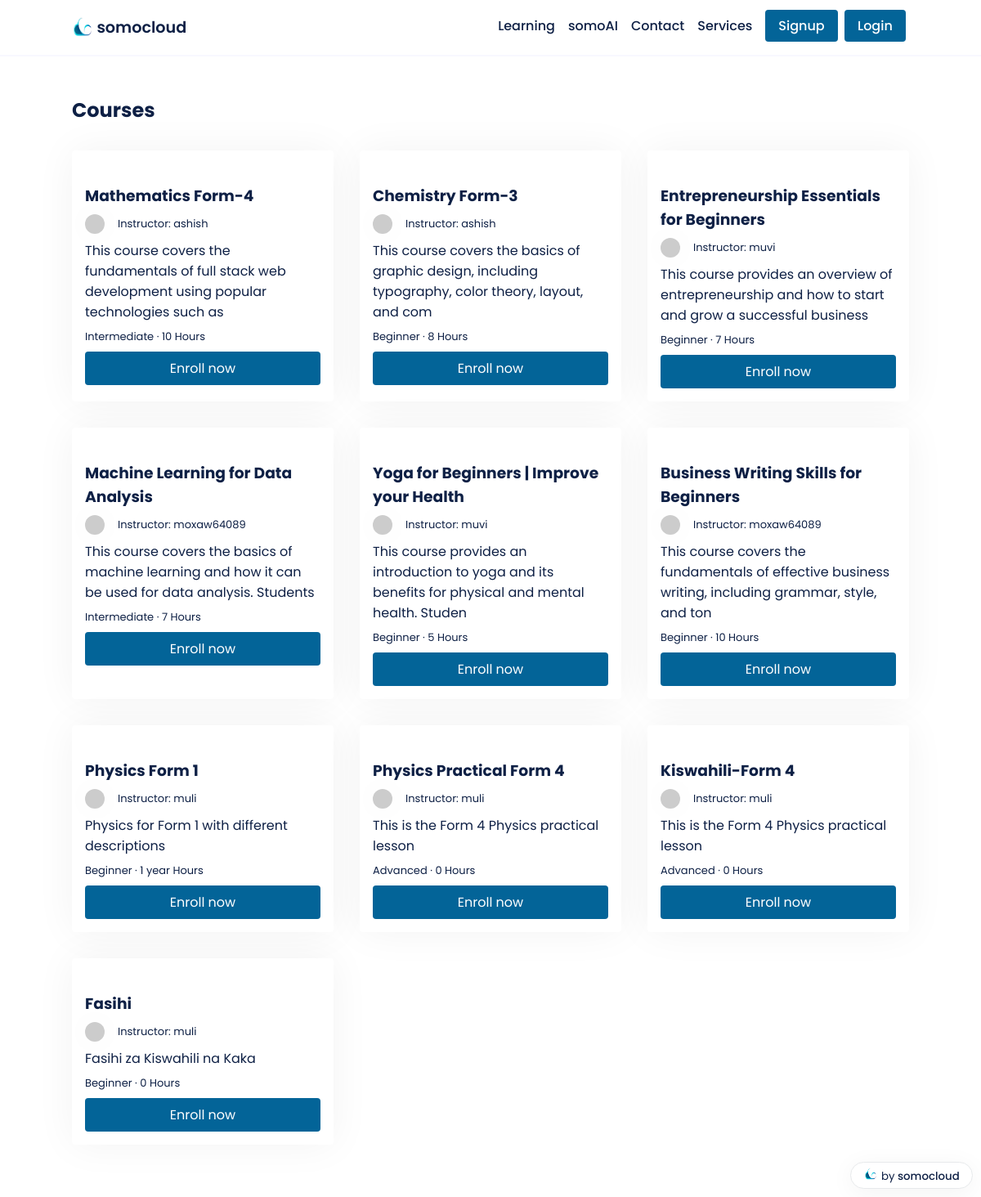
Page /courses/ on the committed database.
### main/models.py (models this page shows, shortened)
class Course(models.Model):
    LEVEL_CHOICES = [
        ('Beginner', 'Beginner'),
        ('Intermediate', 'Intermediate'),
        ('Advanced', 'Advanced')
    ]
    id = models.AutoField(primary_key=True)
    title = models.CharField(max_length=255)
    slug = models.SlugField(unique=True)
    description = models.TextField()
    course_document = models.FileField(upload_to='course_documents/', blank=True, null=True)
    thumbnail = CloudinaryField('thumbnail', blank=True, null=True)
    featured_video = CloudinaryField('featured_video', blank=True, null=True)
    instructor = models.ForeignKey(User, on_delete=models.CASCADE, related_name='courses', default=None)
    created_at = models.DateTimeField(auto_now_add=True)
    updated_at = models.DateTimeField(auto_now=True)
    level = models.CharField(max_length=20, choices=LEVEL_CHOICES, default='Beginner')
    duration = models.CharField(max_length=10, default='0')
    category = models.CharField(max_length=255, default="uncategorized")
    price = models.DecimalField(max_digits=8, decimal_places=2, default=0.00)
    discount = models.DecimalField(max_digits=5, decimal_places=2, default=0.00)
    requirements = models.TextField(help_text='Enter the requirements for the course, separated by a comma.',
                                    default='')
    content = models.TextField(help_text='Enter the course content, separated by a comma.', default='')
    lesson_title = models.CharField(max_length=255, default='Lesson')
    lesson_video = CloudinaryField('lesson_video', null=True)
    students = models.ManyToManyField(User, related_name='enrolled_courses', blank=True)

### main/views.py (the view)
# urls.py: path('courses/', views.courses, name='courses'),
def courses(request):
    courses = Course.objects.all()
    return render(request, 'courses.html', {'courses': courses})

### templates/courses.html (shortened to what this page needs)
{% extends 'base.html' %}
{% load static %}
{% block content %}
<section class="">
    <div class="container">
        <h2 style='font-size: 1.5rem;'>Courses</h2>
        <div class="courses">
            {% for course in courses %}
<div class="course">
    <div class="course-thumbnail">
    </div>
    <div class="course-details">
        <a href="{% url 'course_details' instructor=course.instructor slug=course.slug %}"><h3>{{ course.title|slice:":80" }}</h3></a>
        <p style="display: inline-flex; column-gap: 1rem; justify-content: center; align-items: center;" class="instructor">
            <img class="instructor-img" src="https://api.dicebear.com/5.x/shapes/svg?seed={{ course.instructor }}">
            Instructor: {{ course.instructor }}
        </p>
        <p class="course-desc">{{ course.description|slice:":100" }}</p>
        <p class="course-lvl-time">
            {{ course.level }} &middot; {{ course.duration }} Hours
        </p>
        <a href="{% url 'course_details' instructor=course.instructor slug=course.slug %}" class="btn enroll-btn">Enroll now</a>
    </div>
</div>
{% endfor %}
        </div>
    </div>
</section>
{% endblock content %}

### templates/base.html (shortened to what this page needs)
{% load static %}
<!DOCTYPE html>
<html lang="en">
<head>
    <link rel="stylesheet" href="{% static 'css/style.css' %}">
</head>
<body>
    <header>
        <nav class='container'>
            <span>
                <a href='/'>
                    <div style='display: flex; justify-content: baseline; column-gap: .3rem'>
                    <img src='{% static 'img/logo.png' %}'>
                    <span>somocloud</span>
                    </div>
                </a>
            </span>
            <ul>
                <li><a href = '/'>Learning</a></li>
                <li><a href = '/about'>somoAI</a></li>
                <li><a href = '/contact'>Contact</a></li>
                <li>
                    <a style="display: flex;" class="desktop-categories-btn" href="javascript:void(0);">
                        Services
                    </a>
                </li>
                <li>
                    {% if user.is_authenticated %}
                    <a class='btn' href='/dashboard/home'>Dashboard</a>&nbsp
                    {% else %}
                    <a class='btn' href='/accounts/signup/'>Signup</a>&nbsp
                    {% endif %}
                    {% if user.is_authenticated %}
                    <a class='btn' href='/accounts/logout/'>Logout</a>
                    {% else %}
                    <a class='btn' href='/accounts/login/'>Login</a>&nbsp
                    {% endif %}
                </li>
            </ul>
        </nav>
    </header>
    <main>{% block content %}{% endblock content %}</main>
    <a href='about/' target='_blank'>
        <div class='ashish-credits'>
            <img class="icons" alt='heart' style='height: 1rem; width: 1rem; cursor: pointer;' src='{% static 'img/logo.png' %}'>
            <span style="margin-top: .1rem;" class='text'>by
                <span class='name' style='font-weight: 500;'>somocloud</span>
            </span>
        </div>
    </a>
</body>
</html>

### static/css/style.css (style rules this page uses)
* { font-family: 'Poppins'; margin: 0; padding: 0; box-sizing: border-box; scroll-behavior: smooth; scroll-padding-top: 2rem; }
body { color: #0e2045; background: #fff; display: flex; flex-direction: column; min-height: 100vh; }
main { flex: 1; }
img { width: 100%; }
section { padding: 3rem 0 2rem; }
a { text-decoration: none; color: #0e2045; }
.btn { background-color: #036498; border-radius: 4px; padding: .5rem 1rem; border: none; color: #fff; transition: transform .2s ease-in-out; }
.container { max-width: 1024px; margin: auto; width: 100%; }
header { border-bottom: 2px solid #f8f8ff; }
nav { display: flex; justify-content: space-between; padding: 1.2rem 0; font-weight: 500; }
nav span { font-size: 1.2rem; font-weight: 600; }
nav span img { height: 1.6rem; width: 1.6rem; }
nav ul { display: flex; column-gap: 1rem; justify-content: baseline; }
nav li { list-style: none; }
.ashish-credits { background-color: #fff; border: 1px solid #e7e9eb; font-size: smaller; padding: .3rem .3rem; width: 150px; display: flex; column-gap: .3rem; justify-content: center; border-radius: 40px; box-shadow: 0 5px 30px 0 rgba(0,0,0,.05); z-index: 9999; position: fixed; bottom: .6rem; right: .6rem; }
.courses { display: grid; grid-template-columns: repeat(auto-fit, minmax(calc(33.33% - 2rem), 1fr)); grid-gap: 2rem; padding: 2rem 0; }
.course { background-color: #fff; color: #0e2045; box-shadow: 0 0 50px rgba(0, 0, 0, 0.05); border-radius: 4px; position: relative; }
.course img { max-width: 100%; padding: 0; border-top-right-radius: 4px; border-top-left-radius: 4px; }
.course-details { padding: 1rem; }
.course-details .instructor-img { height: 1.5rem; width: 1.5rem; border-radius: 50%; box-shadow: 0 0 50px rgba(0, 0, 0, 0.05); }
.course-details .instructor, .course-details .course-lvl-time { margin: .5rem 0; font-size: small; }
.course-details .enroll-btn { display: block; width: 100%; text-align: center; }

### rows in the picture
Course: title "Mathematics Form-4", instructor "ashish", description "This course covers the fundamentals of full stack web development using popular technologies such as", level "Intermediate", duration "10"
Course: title "Chemistry Form-3", instructor "ashish", description "This course covers the basics of graphic design, including typography, color theory, layout, and com", level "Beginner", duration "8"
Course: title "Entrepreneurship Essentials for Beginners", instructor "muvi", description "This course provides an overview of entrepreneurship and how to start and grow a successful business", level "Beginner", duration "7"
Course: title "Machine Learning for Data Analysis", instructor "moxaw64089", description "This course covers the basics of machine learning and how it can be used for data analysis. Students", level "Intermediate", duration "7"
Course: title "Yoga for Beginners | Improve your Health", instructor "muvi", description "This course provides an introduction to yoga and its benefits for physical and mental health. Studen", level "Beginner", duration "5"
Course: title "Business Writing Skills for Beginners", instructor "moxaw64089", description "This course covers the fundamentals of effective business writing, including grammar, style, and ton", level "Beginner", duration "10"
Course: title "Physics Form 1", instructor "muli", description "Physics for Form 1 with different descriptions", level "Beginner", duration "1 year"
Course: title "Physics Practical Form 4", instructor "muli", description "This is the Form 4 Physics practical lesson", level "Advanced", duration "0"
Course: title "Kiswahili-Form 4", instructor "muli", description "This is the Form 4 Physics practical lesson", level "Advanced", duration "0"
Course: title "Fasihi", instructor "muli", description "Fasihi za Kiswahili na Kaka", level "Beginner", duration "0"
